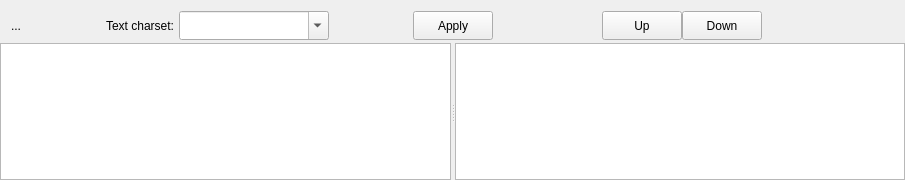
<?xml version="1.0" encoding="UTF-8"?>
<ui version="4.0">
 <class>ImportMidiPanel</class>
 <widget class="QWidget" name="ImportMidiPanel">
  <property name="geometry">
   <rect>
    <x>0</x>
    <y>0</y>
    <width>905</width>
    <height>180</height>
   </rect>
  </property>
  <property name="sizePolicy">
   <sizepolicy hsizetype="Preferred" vsizetype="Expanding">
    <horstretch>0</horstretch>
    <verstretch>0</verstretch>
   </sizepolicy>
  </property>
  <property name="minimumSize">
   <size>
    <width>0</width>
    <height>150</height>
   </size>
  </property>
  <property name="windowTitle">
   <string/>
  </property>
  <layout class="QVBoxLayout" name="verticalLayout">
   <property name="spacing">
    <number>0</number>
   </property>
   <property name="leftMargin">
    <number>0</number>
   </property>
   <property name="rightMargin">
    <number>0</number>
   </property>
   <property name="bottomMargin">
    <number>0</number>
   </property>
   <item>
    <widget class="QWidget" name="widget" native="true">
     <property name="sizePolicy">
      <sizepolicy hsizetype="Preferred" vsizetype="Fixed">
       <horstretch>0</horstretch>
       <verstretch>0</verstretch>
      </sizepolicy>
     </property>
     <layout class="QHBoxLayout" name="horizontalLayout">
      <property name="leftMargin">
       <number>0</number>
      </property>
      <property name="topMargin">
       <number>0</number>
      </property>
      <property name="rightMargin">
       <number>0</number>
      </property>
      <property name="bottomMargin">
       <number>3</number>
      </property>
      <item>
       <layout class="QHBoxLayout" name="horizontalLayout_2">
        <property name="spacing">
         <number>0</number>
        </property>
        <property name="leftMargin">
         <number>4</number>
        </property>
        <item>
         <widget class="QToolButton" name="toolButtonHideMidiPanel">
          <property name="toolTip">
           <string>Close MIDI import panel</string>
          </property>
          <property name="text">
           <string>...</string>
          </property>
          <property name="icon">
           <iconset resource="musescore.qrc">
            <normaloff>:/data/close.png</normaloff>:/data/close.png</iconset>
          </property>
          <property name="autoRaise">
           <bool>true</bool>
          </property>
         </widget>
        </item>
        <item>
         <spacer name="horizontalSpacer_2">
          <property name="orientation">
           <enum>Qt::Horizontal</enum>
          </property>
          <property name="sizeHint" stdset="0">
           <size>
            <width>40</width>
            <height>20</height>
           </size>
          </property>
         </spacer>
        </item>
        <item>
         <widget class="QLabel" name="labelCharset">
          <property name="text">
           <string>Text charset:</string>
          </property>
         </widget>
        </item>
        <item>
         <spacer name="horizontalSpacer_5">
          <property name="orientation">
           <enum>Qt::Horizontal</enum>
          </property>
          <property name="sizeType">
           <enum>QSizePolicy::Fixed</enum>
          </property>
          <property name="sizeHint" stdset="0">
           <size>
            <width>5</width>
            <height>20</height>
           </size>
          </property>
         </spacer>
        </item>
        <item>
         <widget class="QComboBox" name="comboBoxCharset">
          <property name="sizePolicy">
           <sizepolicy hsizetype="Expanding" vsizetype="Expanding">
            <horstretch>0</horstretch>
            <verstretch>0</verstretch>
           </sizepolicy>
          </property>
          <property name="minimumSize">
           <size>
            <width>150</width>
            <height>0</height>
           </size>
          </property>
          <property name="editable">
           <bool>true</bool>
          </property>
         </widget>
        </item>
        <item>
         <spacer name="horizontalSpacer">
          <property name="orientation">
           <enum>Qt::Horizontal</enum>
          </property>
          <property name="sizeHint" stdset="0">
           <size>
            <width>40</width>
            <height>20</height>
           </size>
          </property>
         </spacer>
        </item>
       </layout>
      </item>
      <item>
       <widget class="QPushButton" name="pushButtonImport">
        <property name="sizePolicy">
         <sizepolicy hsizetype="Minimum" vsizetype="Fixed">
          <horstretch>0</horstretch>
          <verstretch>0</verstretch>
         </sizepolicy>
        </property>
        <property name="minimumSize">
         <size>
          <width>0</width>
          <height>29</height>
         </size>
        </property>
        <property name="toolTip">
         <string>Apply MIDI import operations</string>
        </property>
        <property name="text">
         <string>Apply</string>
        </property>
        <property name="icon">
         <iconset resource="musescore.qrc">
          <normaloff>:/data/icons/checkmark.svg</normaloff>:/data/icons/checkmark.svg</iconset>
        </property>
       </widget>
      </item>
      <item>
       <layout class="QHBoxLayout" name="horizontalLayout_4">
        <property name="spacing">
         <number>0</number>
        </property>
        <item>
         <spacer name="horizontalSpacer_3">
          <property name="orientation">
           <enum>Qt::Horizontal</enum>
          </property>
          <property name="sizeType">
           <enum>QSizePolicy::Expanding</enum>
          </property>
          <property name="sizeHint" stdset="0">
           <size>
            <width>40</width>
            <height>20</height>
           </size>
          </property>
         </spacer>
        </item>
        <item>
         <widget class="QPushButton" name="pushButtonUp">
          <property name="minimumSize">
           <size>
            <width>0</width>
            <height>29</height>
           </size>
          </property>
          <property name="toolTip">
           <string>Move track up</string>
          </property>
          <property name="text">
           <string>Up</string>
          </property>
         </widget>
        </item>
        <item>
         <widget class="QPushButton" name="pushButtonDown">
          <property name="minimumSize">
           <size>
            <width>0</width>
            <height>29</height>
           </size>
          </property>
          <property name="toolTip">
           <string>Move track down</string>
          </property>
          <property name="text">
           <string>Down</string>
          </property>
         </widget>
        </item>
        <item>
         <spacer name="horizontalSpacer_4">
          <property name="orientation">
           <enum>Qt::Horizontal</enum>
          </property>
          <property name="sizeType">
           <enum>QSizePolicy::Expanding</enum>
          </property>
          <property name="sizeHint" stdset="0">
           <size>
            <width>40</width>
            <height>20</height>
           </size>
          </property>
         </spacer>
        </item>
        <item>
         <spacer name="horizontalSpacer_6">
          <property name="orientation">
           <enum>Qt::Horizontal</enum>
          </property>
          <property name="sizeType">
           <enum>QSizePolicy::Fixed</enum>
          </property>
          <property name="sizeHint" stdset="0">
           <size>
            <width>40</width>
            <height>20</height>
           </size>
          </property>
         </spacer>
        </item>
       </layout>
      </item>
     </layout>
    </widget>
   </item>
   <item>
    <widget class="QSplitter" name="splitter">
     <property name="orientation">
      <enum>Qt::Horizontal</enum>
     </property>
     <widget class="QTreeView" name="treeViewOperations">
      <property name="sizePolicy">
       <sizepolicy hsizetype="Expanding" vsizetype="Expanding">
        <horstretch>1</horstretch>
        <verstretch>0</verstretch>
       </sizepolicy>
      </property>
      <property name="editTriggers">
       <set>QAbstractItemView::CurrentChanged|QAbstractItemView::DoubleClicked|QAbstractItemView::EditKeyPressed|QAbstractItemView::SelectedClicked</set>
      </property>
      <property name="tabKeyNavigation">
       <bool>true</bool>
      </property>
      <property name="alternatingRowColors">
       <bool>true</bool>
      </property>
      <property name="selectionBehavior">
       <enum>QAbstractItemView::SelectRows</enum>
      </property>
     </widget>
     <widget class="TracksView" name="tableViewTracks">
      <property name="sizePolicy">
       <sizepolicy hsizetype="Expanding" vsizetype="Expanding">
        <horstretch>1</horstretch>
        <verstretch>0</verstretch>
       </sizepolicy>
      </property>
      <property name="editTriggers">
       <set>QAbstractItemView::CurrentChanged|QAbstractItemView::DoubleClicked|QAbstractItemView::EditKeyPressed|QAbstractItemView::SelectedClicked</set>
      </property>
      <property name="alternatingRowColors">
       <bool>true</bool>
      </property>
      <property name="selectionMode">
       <enum>QAbstractItemView::SingleSelection</enum>
      </property>
      <property name="selectionBehavior">
       <enum>QAbstractItemView::SelectRows</enum>
      </property>
     </widget>
    </widget>
   </item>
  </layout>
 </widget>
 <customwidgets>
  <customwidget>
   <class>TracksView</class>
   <extends>QTableView</extends>
   <header>mscore/importmidi_trview.h</header>
  </customwidget>
 </customwidgets>
 <resources>
  <include location="musescore.qrc"/>
 </resources>
 <connections/>
</ui>
